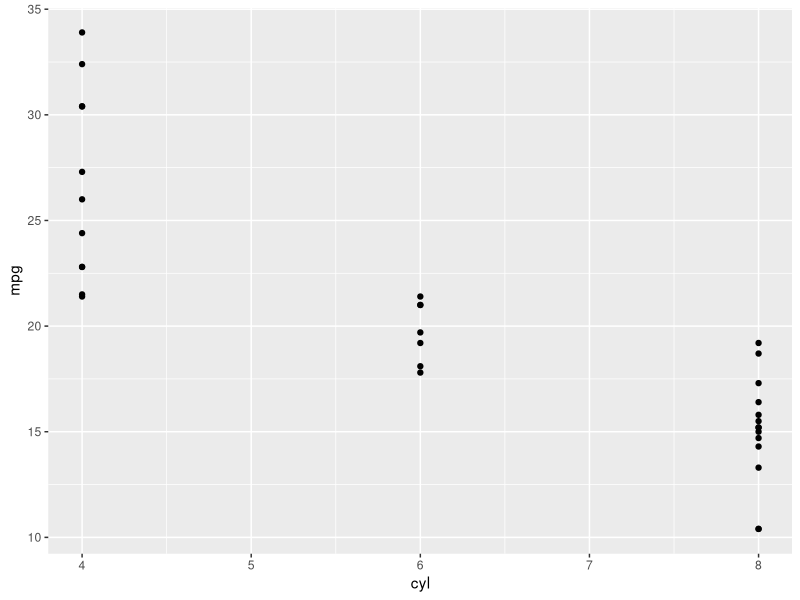
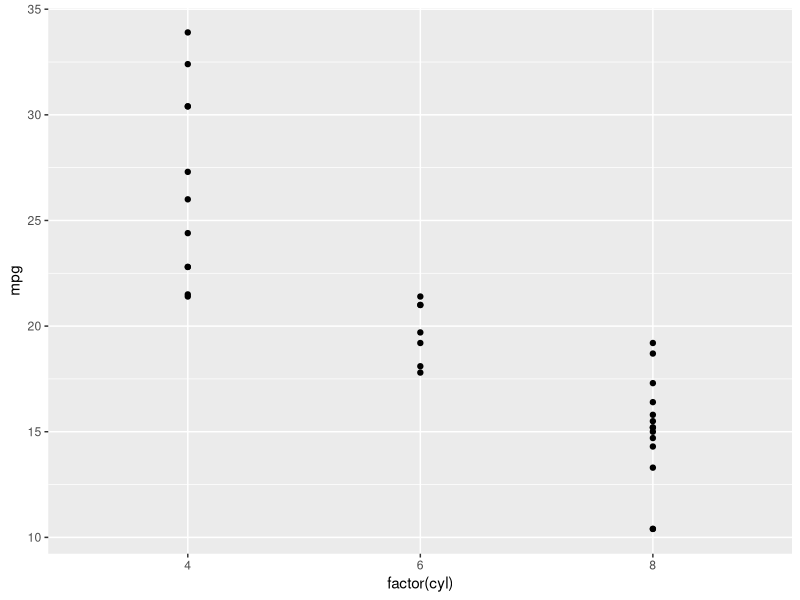
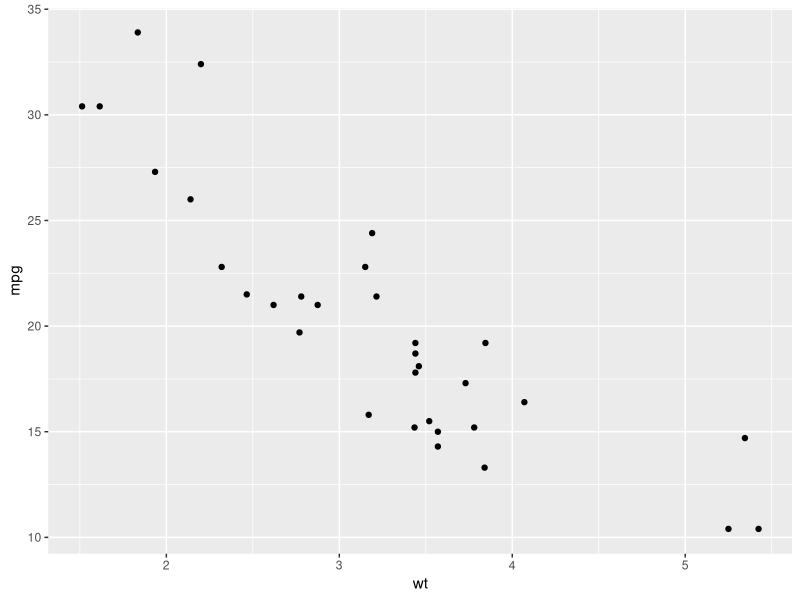

These charts were generated, in order, by the following R code:
library(ggplot2)

str(mtcars)

ggplot(mtcars, aes(x = cyl, y = mpg)) +
  geom_point()
  
ggplot(mtcars, aes(x = factor(cyl), y = mpg,)) +
  geom_point()
  
ggplot(mtcars, aes(x = wt, y = mpg)) +
  geom_point()